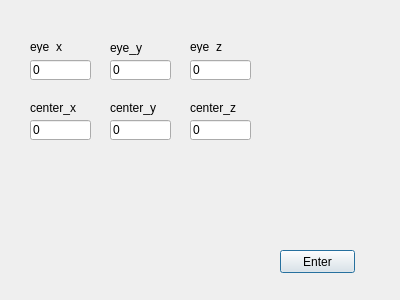
<?xml version="1.0" encoding="UTF-8"?>
<ui version="4.0">
 <class>viewPositionDialog</class>
 <widget class="QDialog" name="viewPositionDialog">
  <property name="geometry">
   <rect>
    <x>0</x>
    <y>0</y>
    <width>400</width>
    <height>300</height>
   </rect>
  </property>
  <property name="windowTitle">
   <string>Dialog</string>
  </property>
  <widget class="QPushButton" name="pushButton">
   <property name="geometry">
    <rect>
     <x>280</x>
     <y>250</y>
     <width>75</width>
     <height>23</height>
    </rect>
   </property>
   <property name="text">
    <string>Enter</string>
   </property>
  </widget>
  <widget class="QLineEdit" name="lineEdit">
   <property name="geometry">
    <rect>
     <x>30</x>
     <y>60</y>
     <width>61</width>
     <height>20</height>
    </rect>
   </property>
   <property name="text">
    <string>0</string>
   </property>
  </widget>
  <widget class="QLineEdit" name="lineEdit_2">
   <property name="geometry">
    <rect>
     <x>110</x>
     <y>60</y>
     <width>61</width>
     <height>20</height>
    </rect>
   </property>
   <property name="text">
    <string>0</string>
   </property>
  </widget>
  <widget class="QLineEdit" name="lineEdit_3">
   <property name="geometry">
    <rect>
     <x>190</x>
     <y>60</y>
     <width>61</width>
     <height>20</height>
    </rect>
   </property>
   <property name="text">
    <string>0</string>
   </property>
  </widget>
  <widget class="QLineEdit" name="lineEdit_4">
   <property name="geometry">
    <rect>
     <x>30</x>
     <y>120</y>
     <width>61</width>
     <height>20</height>
    </rect>
   </property>
   <property name="text">
    <string>0</string>
   </property>
  </widget>
  <widget class="QLineEdit" name="lineEdit_5">
   <property name="geometry">
    <rect>
     <x>110</x>
     <y>120</y>
     <width>61</width>
     <height>20</height>
    </rect>
   </property>
   <property name="text">
    <string>0</string>
   </property>
  </widget>
  <widget class="QLineEdit" name="lineEdit_6">
   <property name="geometry">
    <rect>
     <x>190</x>
     <y>120</y>
     <width>61</width>
     <height>20</height>
    </rect>
   </property>
   <property name="text">
    <string>0</string>
   </property>
  </widget>
  <widget class="QLabel" name="label">
   <property name="geometry">
    <rect>
     <x>110</x>
     <y>40</y>
     <width>47</width>
     <height>16</height>
    </rect>
   </property>
   <property name="text">
    <string>eye_y</string>
   </property>
  </widget>
  <widget class="QLabel" name="label_2">
   <property name="geometry">
    <rect>
     <x>190</x>
     <y>40</y>
     <width>47</width>
     <height>13</height>
    </rect>
   </property>
   <property name="text">
    <string>eye_z</string>
   </property>
  </widget>
  <widget class="QLabel" name="label_3">
   <property name="geometry">
    <rect>
     <x>30</x>
     <y>40</y>
     <width>47</width>
     <height>13</height>
    </rect>
   </property>
   <property name="text">
    <string>eye_x</string>
   </property>
  </widget>
  <widget class="QLabel" name="label_4">
   <property name="geometry">
    <rect>
     <x>30</x>
     <y>100</y>
     <width>61</width>
     <height>16</height>
    </rect>
   </property>
   <property name="text">
    <string>center_x</string>
   </property>
  </widget>
  <widget class="QLabel" name="label_5">
   <property name="geometry">
    <rect>
     <x>190</x>
     <y>100</y>
     <width>61</width>
     <height>16</height>
    </rect>
   </property>
   <property name="text">
    <string>center_z</string>
   </property>
  </widget>
  <widget class="QLabel" name="label_6">
   <property name="geometry">
    <rect>
     <x>110</x>
     <y>100</y>
     <width>61</width>
     <height>16</height>
    </rect>
   </property>
   <property name="text">
    <string>center_y</string>
   </property>
  </widget>
 </widget>
 <resources/>
 <connections/>
 <slots>
  <signal>setView()</signal>
 </slots>
</ui>
